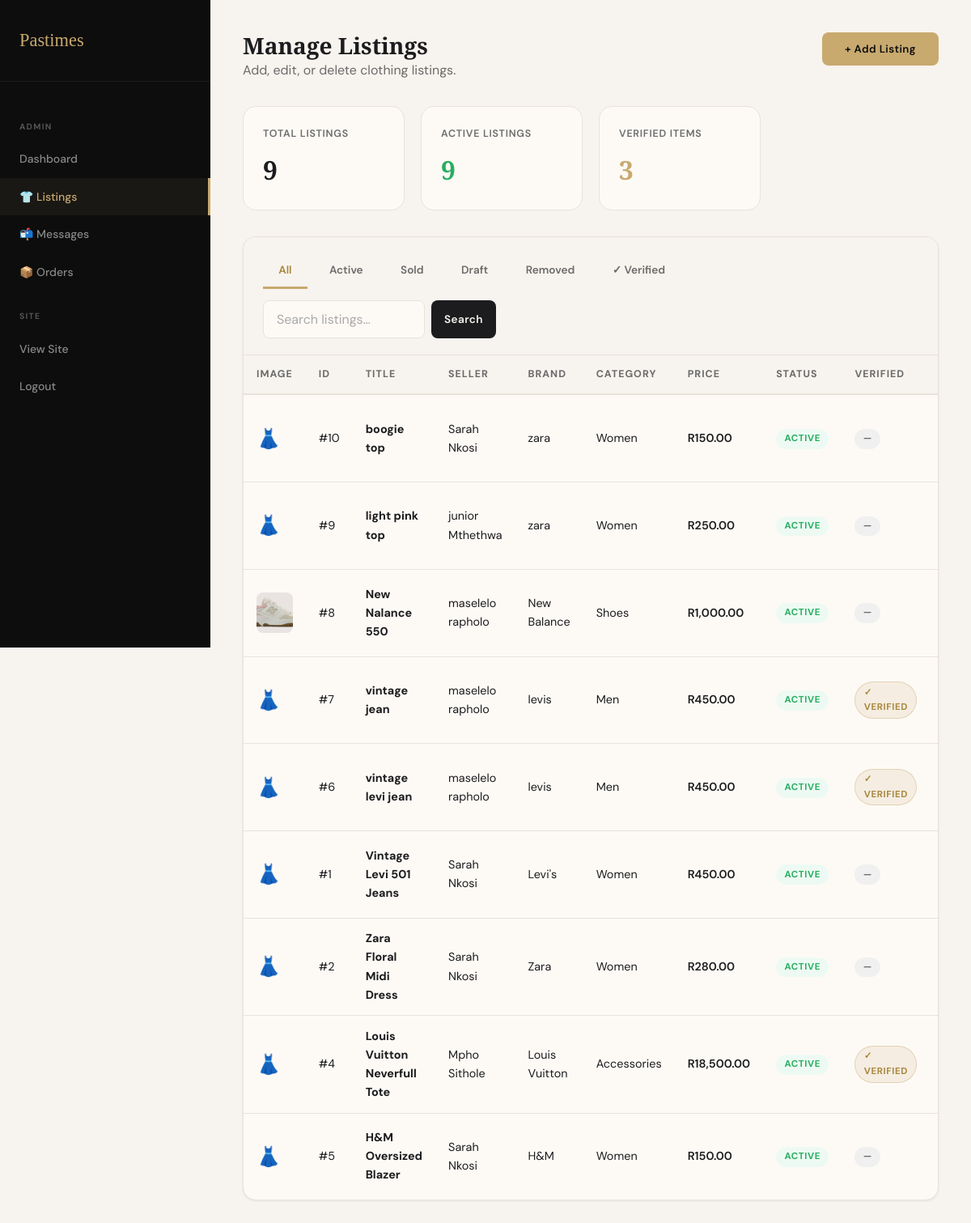
The app's page /admin/listings.php (signed in) with its own data.
### tables this page shows
CREATE TABLE `tbllisting` (
  `listing_id` int(11) NOT NULL,
  `seller_id` int(11) NOT NULL,
  `title` varchar(200) NOT NULL,
  `description` text DEFAULT NULL,
  `category` varchar(100) DEFAULT NULL,
  `sub_category` varchar(100) DEFAULT NULL,
  `brand` varchar(100) DEFAULT NULL,
  `condition_grade` enum('new','like_new','good','fair','poor') DEFAULT 'good',
  `size` varchar(20) DEFAULT NULL,
  `colour` varchar(50) DEFAULT NULL,
  `price` decimal(10,2) NOT NULL,
  `quantity` int(11) DEFAULT 1,
  `listing_type` enum('p2p','curated') DEFAULT 'p2p',
  `listing_status` enum('active','sold','draft','removed') DEFAULT 'active',
  `is_verified` tinyint(1) DEFAULT 0,
  `created_at` datetime DEFAULT current_timestamp(),
  `image_url` varchar(255) DEFAULT NULL
);

CREATE TABLE `tbluser` (
  `user_id` int(11) NOT NULL,
  `first_name` varchar(50) NOT NULL,
  `last_name` varchar(50) NOT NULL,
  `email` varchar(150) NOT NULL,
  `phone_number` varchar(20) DEFAULT NULL,
  `password_hash` varchar(255) NOT NULL,
  `profile_picture` varchar(255) DEFAULT NULL,
  `shop_name` varchar(100) DEFAULT NULL,
  `shop_description` text DEFAULT NULL,
  `province` varchar(50) DEFAULT NULL,
  `city` varchar(50) DEFAULT NULL,
  `reputation_score` decimal(3,2) DEFAULT 0.00,
  `total_sales` int(11) DEFAULT 0,
  `is_top_seller` tinyint(1) DEFAULT 0,
  `holiday_mode` tinyint(1) DEFAULT 0,
  `role` enum('buyer','seller','admin') DEFAULT 'buyer',
  `account_status` enum('active','pending','suspended','deleted') DEFAULT 'pending',
  `created_at` datetime DEFAULT current_timestamp(),
  `updated_at` datetime DEFAULT current_timestamp() ON UPDATE current_timestamp()
);

### admin/listings.php (the view, shortened to what this page needs)
<?php
$conn = getDBConnection();
$filter = $_GET['filter'] ?? 'all';
$search = trim($_GET['q'] ?? '');
$whereSQL = "WHERE 1=1";
$listings = [];
$res = $conn->query("
    SELECT l.*, u.first_name, u.last_name, u.email
    FROM tblListing l
    JOIN tblUser u ON l.seller_id = u.user_id
    $whereSQL
    ORDER BY l.created_at DESC
");
while ($row = $res->fetch_assoc()) $listings[] = $row;
$totalListings = $conn->query("SELECT COUNT(*) c FROM tblListing")->fetch_assoc()['c'];
$activeListings = $conn->query("SELECT COUNT(*) c FROM tblListing WHERE listing_status = 'active'")->fetch_assoc()['c'];
$verifiedListings = $conn->query("SELECT COUNT(*) c FROM tblListing WHERE is_verified = 1")->fetch_assoc()['c'];
?>
<!DOCTYPE html>
<html lang="en">
<head>
  <link rel="stylesheet" href="../css/style.css">
</head>
<body>
<div class="dashboard">
  <aside class="sidebar">
    <div class="sidebar-brand"><a href="../index.php">Pastimes</a></div>
    <nav class="sidebar-nav">
      <div class="sidebar-label">Admin</div>
      <a href="dashboard.php" class="sidebar-link">Dashboard</a>
      <a href="listings.php" class="sidebar-link active">👕 Listings</a>
      <a href="messages.php" class="sidebar-link">📬 Messages</a>
      <a href="orders.php" class="sidebar-link">📦 Orders</a>
      <div class="sidebar-label">Site</div>
      <a href="../browse.php" class="sidebar-link">View Site</a>
      <a href="../logout.php" class="sidebar-link">Logout</a>
    </nav>
  </aside>
  <main class="dashboard-content">
    <div class="page-header" style="display:flex;justify-content:space-between;align-items:flex-start;">
      <div>
        <h1>Manage Listings</h1>
        <p>Add, edit, or delete clothing listings.</p>
      </div>
      <button onclick="openModal('addModal')" class="btn btn-primary">+ Add Listing</button>
    </div>
    <div class="stat-cards">
      <div class="stat-card"><div class="label">Total Listings</div><div class="value"><?= $totalListings ?></div></div>
      <div class="stat-card"><div class="label">Active Listings</div><div class="value" style="color:var(--success);"><?= $activeListings ?></div></div>
      <div class="stat-card"><div class="label">Verified Items</div><div class="value" style="color:var(--gold);"><?= $verifiedListings ?></div></div>
    </div>
    <div class="card mb-3">
      <div class="card-header" style="display:flex;justify-content:space-between;align-items:center;flex-wrap:wrap;gap:1rem;">
        <div class="tabs" style="border:none;margin:0;padding:0;">
          <?php
          $tabs = ['all'=>'All','active'=>'Active','sold'=>'Sold','draft'=>'Draft','removed'=>'Removed','verified'=>'✓ Verified'];
          foreach ($tabs as $k=>$v): ?>
          <a href="listings.php?filter=<?= $k ?><?= $search ? '&q='.urlencode($search) : '' ?>"
             class="tab <?= $filter===$k?'active':'' ?>"><?= $v ?></a>
          <?php endforeach; ?>
        </div>
        <form method="GET" style="display:flex;gap:.5rem;">
          <input type="text" name="q" class="form-control" style="width:200px;" placeholder="Search listings…" value="<?= htmlspecialchars($search) ?>">
          <button type="submit" class="btn btn-dark btn-sm">Search</button>
        </form>
      </div>
      <div class="table-wrap">
        <table>
          <thead>
            <tr>
              <th>Image</th>
              <th>ID</th>
              <th>Title</th>
              <th>Seller</th>
              <th>Brand</th>
              <th>Category</th>
              <th>Price</th>
              <th>Status</th>
              <th>Verified</th>
              <th>Actions</th>
            </tr>
          </thead>
          <tbody>
            <?php foreach ($listings as $l): ?>
            <tr>
              <td>
                <?php if (!empty($l['image_url'])): ?>
                  <img src="../uploads/listings/thumbnails/<?= htmlspecialchars($l['image_url']) ?>"
                       alt="<?= htmlspecialchars($l['title']) ?>"
                       class="listing-thumb">
                <?php else: ?>
                  <span style="font-size:1.5rem;">👗</span>
                <?php endif; ?>
              </td>
              <td>#<?= $l['listing_id'] ?></td>
              <td><strong><?= htmlspecialchars($l['title']) ?></strong></td>
              <td><?= htmlspecialchars($l['first_name'] . ' ' . $l['last_name']) ?></td>
              <td><?= htmlspecialchars($l['brand'] ?: '—') ?></td>
              <td><?= htmlspecialchars($l['category'] ?: '—') ?></td>
              <td style="font-weight:600;">R<?= number_format($l['price'], 2) ?></td>
              <td>
                <span class="badge <?= $l['listing_status'] === 'active' ? 'badge-green' : ($l['listing_status'] === 'sold' ? 'badge-gold' : 'badge-grey') ?>">
                  <?= ucfirst($l['listing_status']) ?>
                </span>
              </td>
              <td>
                <?php if ($l['is_verified']): ?>
                <span class="badge badge-gold">✓ Verified</span>
                <?php else: ?>
                <span class="badge badge-grey">—</span>
                <?php endif; ?>
              </td>
              <td>
              </td>
            </tr>
            <?php endforeach; ?>
          </tbody>
        </table>
      </div>
    </div>
  </main>
</div>
</body>
</html>

### admin/listings.php (style rules this page uses)
.tabs { display:flex; gap:.5rem; margin-bottom:2rem; border-bottom:2px solid var(--light-grey); padding-bottom:0; }
.tab { padding:.6rem 1.2rem; font-size:.85rem; font-weight:600; color:var(--mid-grey); cursor:pointer; border-bottom:3px solid transparent; margin-bottom:-2px; }
.tab.active { color:var(--gold-dark); border-bottom-color:var(--gold); }
.listing-thumb { width:50px; height:50px; object-fit:cover; border-radius:var(--radius); }

### records on screen
tbllisting: listing_id "10", title "boogie top", seller.last_name "Sarah Nkosi", brand "zara", category "Women", price "150.00", listing_status "ACTIVE"
tbllisting: listing_id "9", title "light pink top", seller.last_name "junior Mthethwa", brand "zara", category "Women", price "250.00", listing_status "ACTIVE"
tbllisting: image_url (picture), listing_id "8", title "New Nalance 550", seller.last_name "maselelo rapholo", brand "New Balance", category "Shoes", price "1,000.00", listing_status "ACTIVE"
tbllisting: listing_id "7", title "vintage jean", seller.last_name "maselelo rapholo", brand "levis", category "Men", price "450.00", listing_status "ACTIVE", is_verified "✓ VERIFIED"
tbllisting: listing_id "6", title "vintage levi jean", seller.last_name "maselelo rapholo", brand "levis", category "Men", price "450.00", listing_status "ACTIVE", is_verified "✓ VERIFIED"
tbllisting: listing_id "1", title "Vintage Levi 501 Jeans", seller.last_name "Sarah Nkosi", brand "Levi's", category "Women", price "450.00", listing_status "ACTIVE"
tbllisting: listing_id "2", title "Zara Floral Midi Dress", seller.last_name "Sarah Nkosi", brand "Zara", category "Women", price "280.00", listing_status "ACTIVE"
tbllisting: listing_id "4", title "Louis Vuitton Neverfull Tote", seller.last_name "Mpho Sithole", brand "Louis Vuitton", category "Accessories", price "18,500.00", listing_status "ACTIVE", is_verified "✓ VERIFIED"
tbllisting: listing_id "5", title "H&M Oversized Blazer", seller.last_name "Sarah Nkosi", brand "H&M", category "Women", price "150.00", listing_status "ACTIVE"

### other values on screen
$totalListings "9"
$activeListings "9"
$verifiedListings "3"
$v "All"
$v "Active"
$v "Sold"
$v "Draft"
$v "Removed"
$v "✓ Verified"
